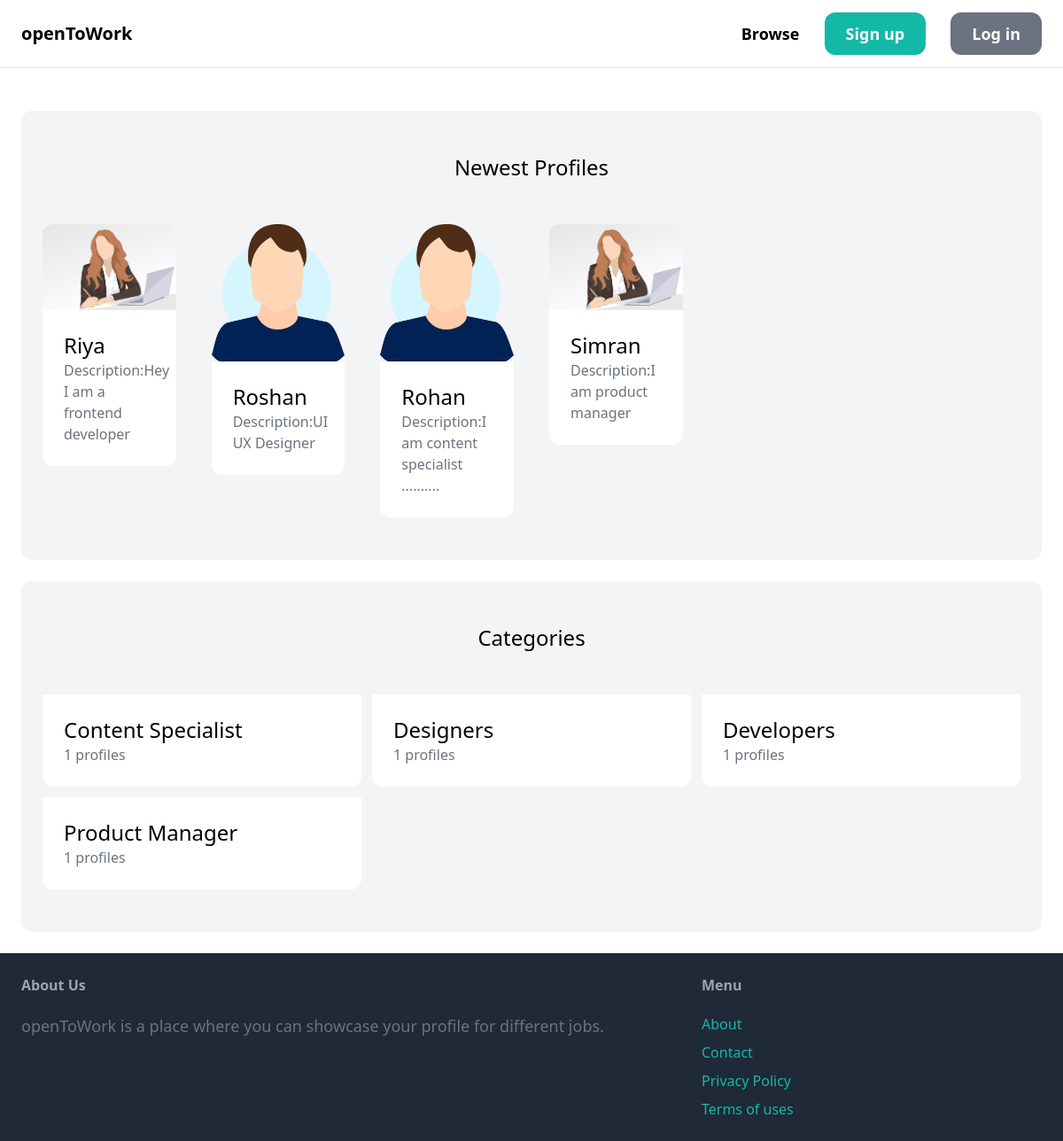
The page / on the database its author committed.
### item/models.py (models this page shows, shortened)
class Item(models.Model):
    category=models.ForeignKey(Category, related_name='items',on_delete=models.CASCADE)
    name = models.CharField(max_length=255)
    description = models.TextField(blank=True, null=True)
    is_open_for_part_time_work =models.BooleanField(default=False)
    is_open_for_full_time_work =models.BooleanField(default=False)
    is_open_for_gigs =models.BooleanField(default=False)
    is_open_for_internships =models.BooleanField(default=False)
    image=models.ImageField(upload_to='item_images',blank=True, null=True)
    video = models.FileField(upload_to='item_videos', blank=True, null=True)

class Category (models.Model):
    name=models.CharField(max_length=255)
    class Meta:
        ordering = ('name',)
        verbose_name_plural = 'Categories'

### core/views.py (the view)
# urls.py: path('', views.index, name='index'),
def index(request):
    items = Item.objects.filter(is_open_for_gigs=False)[0:6]
    categories=Category.objects.all()
    return render(request, 'core/index.html',{
        'categories': categories,
        'items':items,
    })

### core/templates/core/index.html (shortened to what this page needs)
{% extends "core/base.html" %}
{% block content %}
    <div class="mt-6 px-6 py-12 bg-gray-100 rounded-xl">
        <h2 class="mb-12 text-2xl text-center">Newest Profiles</h2>
        <div class="grid grid-cols-6 gap-10">
            {% for item in items %}
                <div>
                    <a href="{% url 'item:detail' item.id %}">
                        <div>
                            <img src="{{item.image.url}}" class="rounded-t-xl">
                        </div>
                        <div class="p-6 bg-white rounded-b-xl">
                            <h2 class="text-2xl">{{ item.name }}</h2>
                            <p class="text-gray-500">Description:{{item.description}}</p>
                        </div>
                    </a>
                </div>
            {% endfor %}
        </div>
    </div>
    <div class="mt-6 px-6 py-12 bg-gray-100 rounded-xl">
        <h2 class="mb-12 text-2xl text-center">Categories</h2>
        <div class="grid grid-cols-3 gap-3">
            {% for category in categories %}
            <div>
                <a href="#">
                    <div class="p-6 bg-white rounded-b-xl">
                        <h2 class="text-2xl">{{ category.name }}</h2>
                        <p class="text-gray-500">{{category.items.count}} profiles</p>
                    </div>
                </a>
            </div>
            {% endfor %}
        </div>
    </div>
{% endblock %}

### core/templates/core/base.html (shortened to what this page needs)
<!doctype html>
<html>
    <head>
        <script src="https://cdn.tailwindcss.com"></script>
    </head>
    <body>
        <nav class="py-6 px-6 flex justify-between items-center border-b border-gray-200">
            <a href="/" class="text-xl font-semibold">openToWork</a>
            <div class="space-x-6">
                <a href="#" class="text-lg font-semibold hover:text-gray-500">Browse</a>
                {% if request.user.is_authenticated %}
                    <a href="#" class="px-6 py-3 text-lg font-semibold bg-teal-500 text-white rounded-xl hover:bg-teal-700">Inbox</a>
                    <a href="#" class="px-6 py-3 text-lg font-semibold bg-gray-500 text-white rounded-xl hover:bg-gray-700">Dashboard</a>
                {% else %}
                    <a href="{% url 'core:signup' %}" class="px-6 py-3 text-lg font-semibold bg-teal-500 text-white rounded-xl hover:bg-teal-700">Sign up</a>
                    <a href="{% url 'core:login' %}" class="px-6 py-3 text-lg font-semibold bg-gray-500 text-white rounded-xl hover:bg-gray-700">Log in</a>
                {% endif %}
            </div>
        </nav>
        <div class="px-6 py-6">
            {% block content %}
            {% endblock  %}
        </div>
        <footer class="py-6 px-6 flex justify-between bg-gray-800">
            <div class="w-2/3 pr-10">
                <h3 class="mb-5 font-semibold text-gray-400">About Us </h3>
                <p class="text-lg text-gray-500"> openToWork is a place where you can showcase your profile for different jobs.</p>
            </div>
            <div class="w-1/3">
                <h3 class="mb-5 font-semibold text-gray-400">Menu </h3>
                <ul class="space-y-2">
                    <li><a href="#" class=" text-ld text-teal-500 hover:text-teal-700">About</a></li>
                    <li><a href="{% url 'core:contact' %}" class=" text-ld text-teal-500 hover:text-teal-700">Contact</a></li>
                    <li><a href="#" class=" text-ld text-teal-500 hover:text-teal-700">Privacy Policy</a></li>
                    <li><a href="#" class=" text-ld text-teal-500 hover:text-teal-700">Terms of uses</a></li>
                </ul>
            </div>
        </footer>
    </body>
</html>

### rows shown on the page
Item: image (picture), name "Riya", description "Hey I am a frontend developer"
Item: image (picture), name "Roshan", description "UI UX Designer"
Item: image (picture), name "Rohan", description "I am content specialist .........."
Item: image (picture), name "Simran", description "I am product manager"
Category: name "Content Specialist", items.count "1"
Category: name "Designers", items.count "1"
Category: name "Developers", items.count "1"
Category: name "Product Manager", items.count "1"
